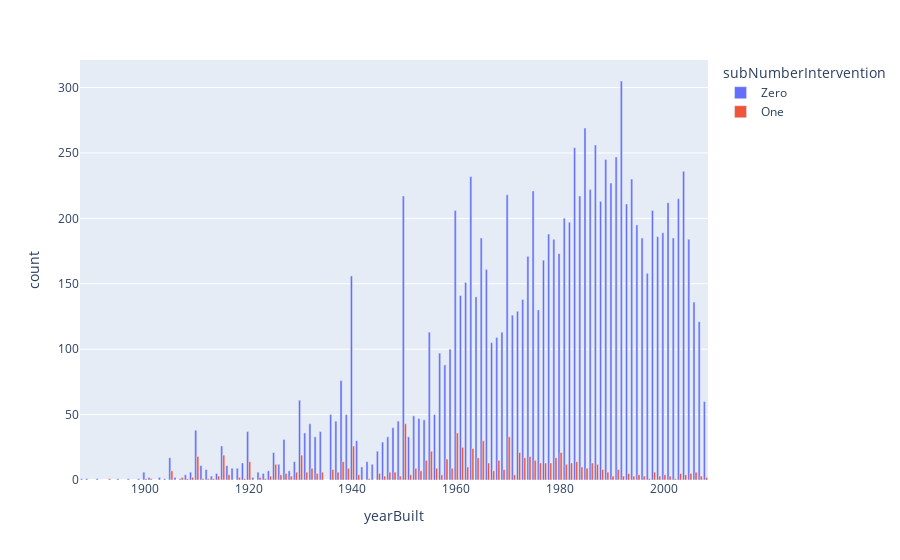

Write notebook code for a chart like this one.
### Code cell
#Importing required libraries
import pandas as pd
import plotly.express as px

import warnings
warnings.filterwarnings('ignore')

#Reading the data
df = pd.read_csv('nebraska_deep.csv')
#print(df.columns)

#Removing the duplicates
df.drop_duplicates(subset=['structureNumber'], keep='last', inplace=True)

#Replcaing the int values to strings
df['subNumberIntervention']=df['subNumberIntervention'].replace([0.0,1.0,2.0,3.0], ['Zero','One','One', 'One'])

#Removing the outliers
df2 = df[df.yearBuilt >= 500]
df2 = df2[df2.yearBuilt != 1935]

#Subsetting and normalizing the dataframe 
df3=df2.groupby(['yearBuilt','subNumberIntervention'])['yearBuilt'].count().to_frame()
df3 = df3.rename({'yearBuilt': 'count'}, axis=1)
df3=df3.reset_index()
df4 = df3[df3.subNumberIntervention != 'One']
df4['normalization']=(df4['count']-df4['count'].min()) / (df4['count'].max()-df4['count'].min())
df5=df3[df3.subNumberIntervention != 'Zero']
df5['normalization']=(df5['count']-df5['count'].min()) / (df5['count'].max()-df5['count'].min())
df6=df4.append(df5, ignore_index=True)

#Plotting
fig = px.bar(df3, x='yearBuilt',y='count',color='subNumberIntervention',barmode="group" )
fig.show()

### Figure 1 — Plotly figure (JSON) as saved in the notebook; plotly's stock layout.template omitted (floating-point values rounded to 4 significant figures)
{"data": [{"alignmentgroup": "True", "hovertemplate": "subNumberIntervention=Zero<br>yearBuilt=%{x}<br>count=%{y}<extra></extra>", "legendgroup": "Zero", "marker": {"color": "#636efa", "pattern": {"shape": ""}}, "name": "Zero", "offsetgroup": "Zero", "orientation": "v", "showlegend": true, "textposition": "auto", "type": "bar", "x": [1888, 1889, 1891, 1895, 1897, 1899, 1900, 1901, 1903, 1904, 1905, 1906, 1907, 1908, 1909, 1910, 1911, 1912, 1913, 1914, 1915, 1916, 1917, 1918, 1919, 1920, 1921, 1922, 1923, 1924, 1925, 1926, 1927, 1928, 1929, 1930, 1931, 1932, 1933, 1934, 1936, 1937, 1938, 1939, 1940, 1941, 1942, 1943, 1944, 1945, 1946, 1947, 1948, 1949, 1950, 1951, 1952, 1953, 1954, 1955, 1956, 1957, 1958, 1959, 1960, 1961, 1962, 1963, 1964, 1965, 1966, 1967, 1968, 1969, 1970, 1971, 1972, 1973, 1974, 1975, 1976, 1977, 1978, 1979, 1980, 1981, 1982, 1983, 1984, 1985, 1986, 1987, 1988, 1989, 1990, 1991, 1992, 1993, 1994, 1995, 1996, 1997, 1998, 1999, 2000, 2001, 2002, 2003, 2004, 2005, 2006, 2007, 2008], "xaxis": "x", "y": [1, 1, 1, 1, 1, 1, 6, 2, 2, 1, 17, 2, 1, 4, 6, 38, 11, 8, 3, 5, 26, 11, 9, 9, 13, 37, 2, 6, 5, 7, 21, 12, 31, 7, 14, 61, 36, 43, 33, 37, 50, 45, 76, 50, 156, 30, 10, 14, 12, 22, 29, 33, 40, 45, 217, 33, 49, 47, 46, 113, 50, 97, 88, 100, 206, 141, 151, 232, 140, 185, 161, 105, 109, 113, 218, 126, 129, 138, 171, 221, 130, 168, 188, 184, 173, 200, 197, 254, 217, 269, 222, 256, 213, 245, 227, 247, 305, 211, 230, 195, 185, 158, 206, 186, 189, 212, 185, 215, 236, 184, 136, 121, 60], "yaxis": "y"}, {"alignmentgroup": "True", "hovertemplate": "subNumberIntervention=One<br>yearBuilt=%{x}<br>count=%{y}<extra></extra>", "legendgroup": "One", "marker": {"color": "#EF553B", "pattern": {"shape": ""}}, "name": "One", "offsetgroup": "One", "orientation": "v", "showlegend": true, "textposition": "auto", "type": "bar", "x": [1893, 1900, 1901, 1905, 1907, 1908, 1909, 1910, 1911, 1912, 1913, 1914, 1915, 1916, 1918, 1919, 1920, 1922, 1923, 1924, 1925, 1926, 1927, 1928, 1929, 1930, 1931, 1932, 1933, 1934, 1936, 1937, 1938, 1939, 1940, 1941, 1943, 1945, 1946, 1947, 1948, 1949, 1950, 1951, 1952, 1953, 1954, 1955, 1956, 1957, 1958, 1959, 1960, 1961, 1962, 1963, 1964, 1965, 1966, 1967, 1968, 1969, 1970, 1971, 1972, 1973, 1974, 1975, 1976, 1977, 1978, 1979, 1980, 1981, 1982, 1983, 1984, 1985, 1986, 1987, 1988, 1989, 1990, 1991, 1992, 1993, 1994, 1995, 1996, 1997, 1998, 1999, 2000, 2001, 2002, 2003, 2004, 2005, 2006, 2007, 2008], "xaxis": "x", "y": [1, 1, 1, 7, 2, 1, 2, 18, 1, 1, 1, 3, 19, 4, 2, 1, 14, 2, 1, 3, 12, 4, 5, 3, 6, 19, 6, 9, 5, 6, 8, 6, 14, 9, 26, 4, 1, 5, 3, 6, 6, 3, 43, 4, 9, 7, 15, 22, 9, 4, 16, 9, 36, 25, 10, 24, 17, 30, 13, 7, 15, 8, 33, 4, 21, 17, 18, 15, 13, 13, 13, 17, 21, 12, 13, 14, 10, 9, 13, 12, 8, 6, 3, 8, 3, 5, 3, 4, 3, 1, 6, 3, 4, 3, 1, 5, 4, 5, 6, 3, 2], "yaxis": "y"}], "layout": {"barmode": "group", "legend": {"title": {"text": "subNumberIntervention"}, "tracegroupgap": 0}, "margin": {"t": 60}, "xaxis": {"anchor": "y", "domain": [0, 1], "title": {"text": "yearBuilt"}}, "yaxis": {"anchor": "x", "domain": [0, 1], "title": {"text": "count"}}}}
